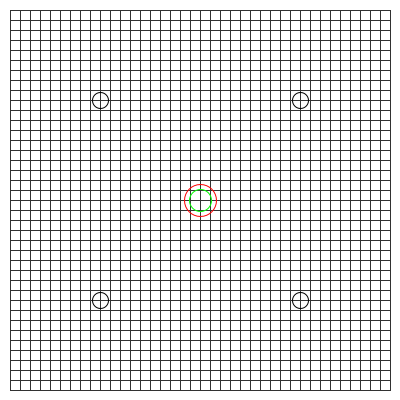
Frame 1 (no input)
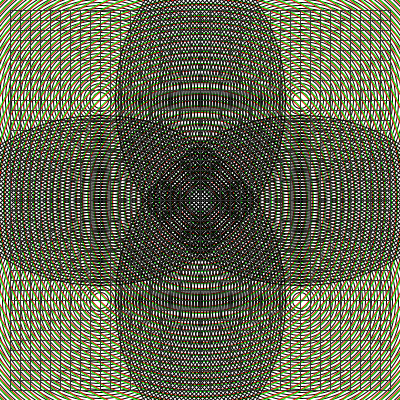
Frame 60 (the mouse pressed at the canvas centre just before this capture)
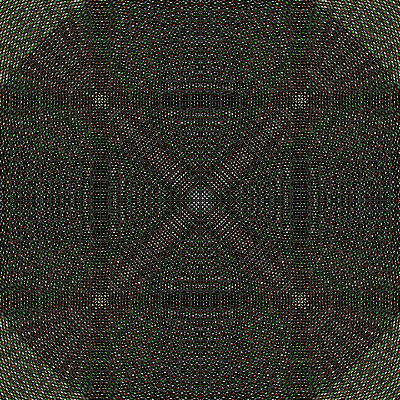
Frame 120 (the mouse held since frame 60 and released just before this capture)

The Processing sketch that drew these frames (run headless with seeded random() and noise(); from frame 60 on, the mouse is pressed at the canvas centre):

// Processing sketch: processing_167305
// ── processing_167305.pde

float a=20;
float b=10;
float c=10;

void setup() {
  size(400, 400);
  background(255);
}

void draw() {

  for (int i=0; i<20; i++) {
    for (int j=0; j<20; j++) {

      noFill();
      stroke(50);
      rectMode(CENTER);
      rect(200, 200, i*20, j*20);
    }
  }

  a=a+12;
  stroke(255, 0, 0);
  ellipseMode(CENTER);
  ellipse(200, 200, a, a);

  b=b+12;
  stroke(0, 255, 0);
  ellipseMode(CENTER);
  ellipse(200, 200, b, b);


  c=c+6;
  stroke(0);
  ellipseMode(CENTER);
  ellipse(100, 100, c, c);

  ellipseMode(CENTER);
  ellipse(300, 300, c, c);

  ellipseMode(CENTER);
  ellipse(300, 100, c, c);

  ellipseMode(CENTER);
  ellipse(100, 300, c, c);
}
